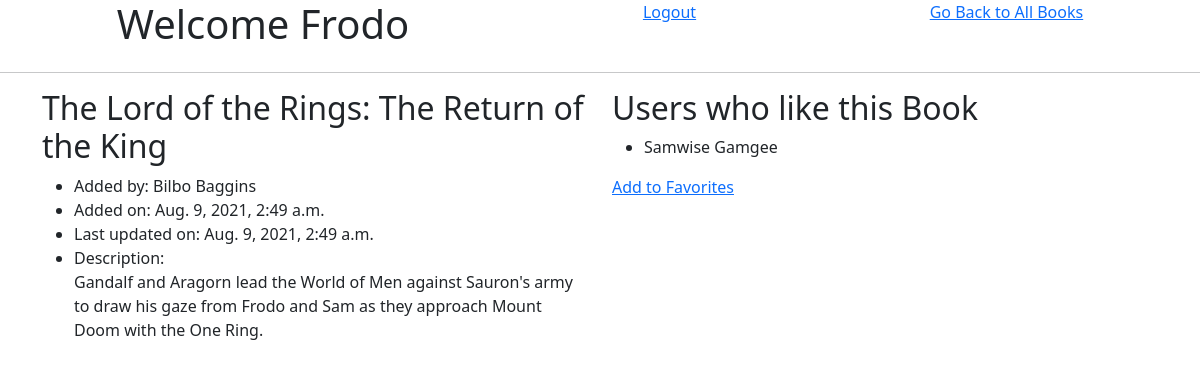
The app's page /details/8 (signed in) with its own data.
### favorite_books_app/models.py (models this page shows, shortened)
class Book(models.Model):
    title = models.CharField(max_length=255)
    desc = models.TextField()
    uploaded_by = models.ForeignKey(User, related_name="books_uploaded", on_delete=models.CASCADE,)
    user_favorites = models.ManyToManyField(User, related_name="liked_books")
    created_at = models.DateTimeField(auto_now=True)
    updated_at = models.DateTimeField(auto_now_add=True)
    objects = BookManager()

class User(models.Model):
    fname = models.CharField(max_length=100)
    lname = models.CharField(max_length=100)
    email = models.EmailField(max_length=100)
    password = models.CharField(max_length=100)
    created_at = models.DateTimeField(auto_now=True)
    updated_at = models.DateTimeField(auto_now_add=True)
    objects = UserManager()

### favorite_books_app/views.py (the view)
# urls.py: path('details/<int:id>', views.details),
def details(request, id):
    this_book = Book.objects.get(id=id)
    detail_query = {
        'books': this_book,
        'user': User.objects.get(id=request.session['log_user_id']),
        'liked':this_book.user_favorites.all()
    }
    return render(request, 'details.html', detail_query)

### favorite_books_app/templates/details.html (shortened to what this page needs)
<!DOCTYPE html>
<html lang="en">
<head>
    <link href="https://cdn.jsdelivr.net/npm/bootstrap@5.0.2/dist/css/bootstrap.min.css" rel="stylesheet">
</head>
<body>
    <header>
        <h1> Welcome {{user.fname}}</h1>
        <a href="/logout">Logout</a>
        <a href="/books">Go Back to All Books</a>
    </header>
    <hr>
    <div class="container">
        <div class="row">
            <div class="col-md-6">
                <div>
                    <h2>{{books.title}}</h2>
                </div>
                <ul>
                    <li>Added by: {{books.uploaded_by.fname}} {{books.uploaded_by.lname}}</li>
                    <li>Added on: {{books.created_at}}</li>
                    <li>Last updated on: {{books.updated_at}}</li>
                    <li>Description: <br>{{books.desc}}</li>
                </ul>
            </div>
            <div class="col-md-6">
                <h2>Users who like this Book </h2>
                <div class="col-md-6">
                    <ul>
                        {% for each in liked %}
                        <li>{{each.fname}} {{each.lname}}</li>
                        {% endfor %}
                    </ul>
                    <a href="/favorite/{{books.id}}">Add to Favorites</a>
                </div>
            </div>
        </div>
</body>
</html>

### favorite_books_app/templates/details.html (style rules this page uses)
header { display: flex; justify-content: space-around; }

### records on screen
Book: title "The Lord of the Rings: The Return of the King", uploaded_by.fname "Bilbo", uploaded_by.lname "Baggins", created_at "Aug. 9, 2021, 2:49 a.m.", updated_at "Aug. 9, 2021, 2:49 a.m.", desc "Gandalf and Aragorn lead the World of Men against Sauron's army to draw his gaze from Frodo and Sam as they approach Mount Doom with the One Ring."
User: fname "Samwise", lname "Gamgee"
